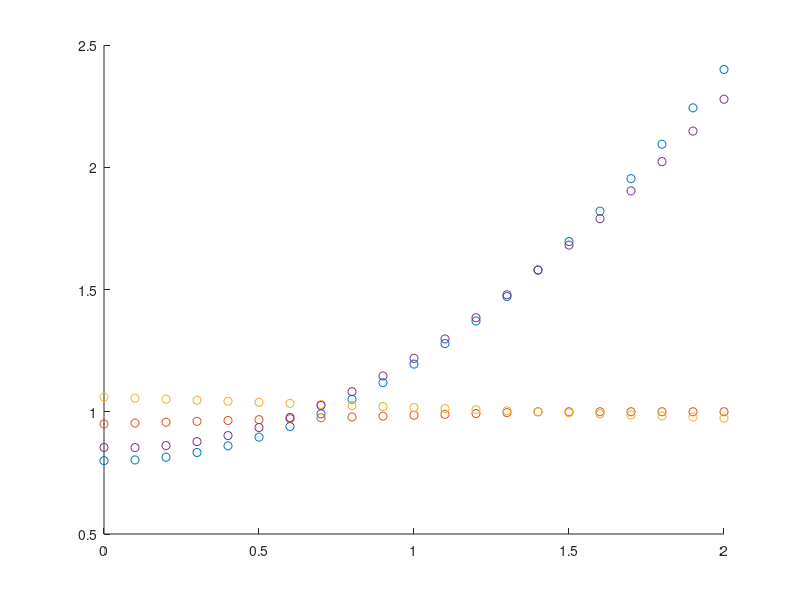

Write the MATLAB code that produced this figure.
%script to begin aero calibration

CF_draft_i_max = 0.8; %maximum possible CF for being in a sequence of cyclists
d_ref = 1.4;%m
d_axial = 0:0.1:2; %m
d_max = 1.5;%m
d_lateral = 0.5;

for i = 1:length(d_axial)
CF_axial_drafter(i) = CF_draft_i_max - 0.0104*d_axial(i) + 0.4052*d_axial(i)^2;

if d_axial(i) < d_max
CF_axial_drafted(i) = 1 - 0.05*(d_ref - d_axial(i))/d_ref;
else
    CF_axial_drafted(i) = 1;
end

if d_lateral < d_max
CF_lateral(i) = 1 + 0.06*(d_ref - d_axial(i))/d_ref;
else
    CF_lateral(i) = 1;
end


end
hold on
scatter(d_axial,CF_axial_drafter)
scatter(d_axial,CF_axial_drafted)
scatter(d_axial,CF_lateral)

CFdraft = CF_axial_drafter.*CF_axial_drafted.*CF_lateral.*CF_lateral;
scatter(d_axial,CFdraft)
